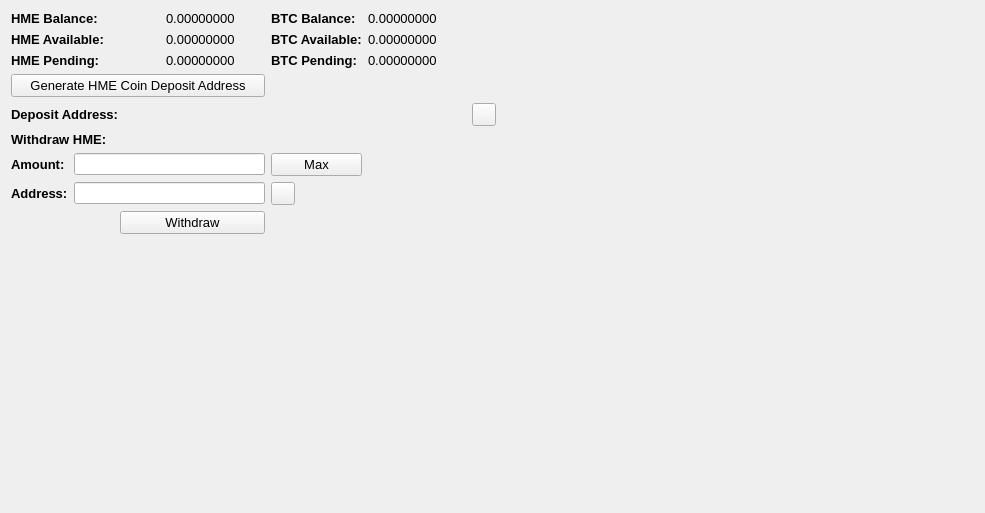
     <widget class="QWidget" name="BalanceTab">
      <attribute name="title">
       <string>Balance</string>
      </attribute>
      <layout class="QGridLayout" name="gridLayout_2">
       <item row="0" column="0" colspan="2">
        <widget class="QLabel" name="label_11">
         <property name="font">
          <font>
           <pointsize>10</pointsize>
           <weight>75</weight>
           <bold>true</bold>
          </font>
         </property>
         <property name="text">
          <string>HME Balance:</string>
         </property>
        </widget>
       </item>
       <item row="0" column="3">
        <widget class="QLabel" name="HAVBalanceLabel">
         <property name="font">
          <font>
           <pointsize>10</pointsize>
          </font>
         </property>
         <property name="text">
          <string>0.00000000</string>
         </property>
         <property name="textInteractionFlags">
          <set>Qt::LinksAccessibleByMouse|Qt::TextSelectableByMouse</set>
         </property>
        </widget>
       </item>
       <item row="0" column="4">
        <widget class="QLabel" name="label_12">
         <property name="font">
          <font>
           <pointsize>10</pointsize>
           <weight>75</weight>
           <bold>true</bold>
          </font>
         </property>
         <property name="text">
          <string>BTC Balance:</string>
         </property>
        </widget>
       </item>
       <item row="0" column="5">
        <widget class="QLabel" name="BitcoinBalanceLabel">
         <property name="font">
          <font>
           <pointsize>10</pointsize>
          </font>
         </property>
         <property name="text">
          <string>0.00000000</string>
         </property>
         <property name="textInteractionFlags">
          <set>Qt::LinksAccessibleByMouse|Qt::TextSelectableByMouse</set>
         </property>
        </widget>
       </item>
       <item row="0" column="7" rowspan="10">
        <spacer name="horizontalSpacer_4">
         <property name="orientation">
          <enum>Qt::Horizontal</enum>
         </property>
         <property name="sizeHint" stdset="0">
          <size>
           <width>478</width>
           <height>488</height>
          </size>
         </property>
        </spacer>
       </item>
       <item row="1" column="0" colspan="2">
        <widget class="QLabel" name="label_13">
         <property name="font">
          <font>
           <pointsize>10</pointsize>
           <weight>75</weight>
           <bold>true</bold>
          </font>
         </property>
         <property name="text">
          <string>HME Available:</string>
         </property>
        </widget>
       </item>
       <item row="1" column="3">
        <widget class="QLabel" name="HAVAvailableLabel_2">
         <property name="font">
          <font>
           <pointsize>10</pointsize>
          </font>
         </property>
         <property name="text">
          <string>0.00000000</string>
         </property>
         <property name="textInteractionFlags">
          <set>Qt::LinksAccessibleByMouse|Qt::TextSelectableByMouse</set>
         </property>
        </widget>
       </item>
       <item row="1" column="4">
        <widget class="QLabel" name="label_15">
         <property name="font">
          <font>
           <pointsize>10</pointsize>
           <weight>75</weight>
           <bold>true</bold>
          </font>
         </property>
         <property name="text">
          <string>BTC Available:</string>
         </property>
        </widget>
       </item>
       <item row="1" column="5">
        <widget class="QLabel" name="BitcoinAvailableLabel">
         <property name="font">
          <font>
           <pointsize>10</pointsize>
          </font>
         </property>
         <property name="text">
          <string>0.00000000</string>
         </property>
         <property name="textInteractionFlags">
          <set>Qt::LinksAccessibleByMouse|Qt::TextSelectableByMouse</set>
         </property>
        </widget>
       </item>
       <item row="2" column="0" colspan="2">
        <widget class="QLabel" name="label_14">
         <property name="font">
          <font>
           <pointsize>10</pointsize>
           <weight>75</weight>
           <bold>true</bold>
          </font>
         </property>
         <property name="text">
          <string>HME Pending:</string>
         </property>
        </widget>
       </item>
       <item row="2" column="3">
        <widget class="QLabel" name="HAVPendingLabel">
         <property name="font">
          <font>
           <pointsize>10</pointsize>
          </font>
         </property>
         <property name="text">
          <string>0.00000000</string>
         </property>
         <property name="textInteractionFlags">
          <set>Qt::LinksAccessibleByMouse|Qt::TextSelectableByMouse</set>
         </property>
        </widget>
       </item>
       <item row="2" column="4">
        <widget class="QLabel" name="label_31">
         <property name="font">
          <font>
           <pointsize>10</pointsize>
           <weight>75</weight>
           <bold>true</bold>
          </font>
         </property>
         <property name="text">
          <string>BTC Pending:</string>
         </property>
        </widget>
       </item>
       <item row="2" column="5">
        <widget class="QLabel" name="BitcoinPendingLabel">
         <property name="font">
          <font>
           <pointsize>10</pointsize>
          </font>
         </property>
         <property name="text">
          <string>0.00000000</string>
         </property>
         <property name="textInteractionFlags">
          <set>Qt::LinksAccessibleByMouse|Qt::TextSelectableByMouse</set>
         </property>
        </widget>
       </item>
       <item row="3" column="0" colspan="4">
        <widget class="QPushButton" name="GenDepositBTN">
         <property name="font">
          <font>
           <pointsize>10</pointsize>
          </font>
         </property>
         <property name="text">
          <string>Generate HME Coin Deposit Address</string>
         </property>
        </widget>
       </item>
       <item row="4" column="0" colspan="3">
        <widget class="QLabel" name="label_33">
         <property name="font">
          <font>
           <pointsize>10</pointsize>
           <weight>75</weight>
           <bold>true</bold>
          </font>
         </property>
         <property name="text">
          <string>Deposit Address:</string>
         </property>
        </widget>
       </item>
       <item row="4" column="3" colspan="3">
        <widget class="QLabel" name="DepositAddressLabel">
         <property name="minimumSize">
          <size>
           <width>300</width>
           <height>0</height>
          </size>
         </property>
         <property name="palette">
          <palette>
           <active>
            <colorrole role="WindowText">
             <brush brushstyle="SolidPattern">
              <color alpha="255">
               <red>0</red>
               <green>0</green>
               <blue>0</blue>
              </color>
             </brush>
            </colorrole>
            <colorrole role="Text">
             <brush brushstyle="SolidPattern">
              <color alpha="255">
               <red>0</red>
               <green>0</green>
               <blue>255</blue>
              </color>
             </brush>
            </colorrole>
           </active>
           <inactive>
            <colorrole role="WindowText">
             <brush brushstyle="SolidPattern">
              <color alpha="255">
               <red>0</red>
               <green>0</green>
               <blue>0</blue>
              </color>
             </brush>
            </colorrole>
            <colorrole role="Text">
             <brush brushstyle="SolidPattern">
              <color alpha="255">
               <red>0</red>
               <green>0</green>
               <blue>255</blue>
              </color>
             </brush>
            </colorrole>
           </inactive>
           <disabled>
            <colorrole role="WindowText">
             <brush brushstyle="SolidPattern">
              <color alpha="255">
               <red>120</red>
               <green>120</green>
               <blue>120</blue>
              </color>
             </brush>
            </colorrole>
            <colorrole role="Text">
             <brush brushstyle="SolidPattern">
              <color alpha="255">
               <red>120</red>
               <green>120</green>
               <blue>120</blue>
              </color>
             </brush>
            </colorrole>
           </disabled>
          </palette>
         </property>
         <property name="font">
          <font>
           <pointsize>10</pointsize>
           <weight>75</weight>
           <bold>true</bold>
          </font>
         </property>
         <property name="text">
          <string/>
         </property>
         <property name="alignment">
          <set>Qt::AlignRight|Qt::AlignTrailing|Qt::AlignVCenter</set>
         </property>
         <property name="textInteractionFlags">
          <set>Qt::LinksAccessibleByMouse|Qt::TextSelectableByKeyboard|Qt::TextSelectableByMouse</set>
         </property>
        </widget>
       </item>
       <item row="4" column="6">
        <widget class="QToolButton" name="DepositCopyButton">
         <property name="toolTip">
          <string>Copy to clipboard</string>
         </property>
         <property name="text">
          <string/>
         </property>
         <property name="icon">
          <iconset resource="../bitcoin.qrc">
           <normaloff>:/icons/editcopy</normaloff>:/icons/editcopy</iconset>
         </property>
         <property name="shortcut">
          <string>Alt+P</string>
         </property>
        </widget>
       </item>
       <item row="5" column="0" colspan="2">
        <widget class="QLabel" name="label_34">
         <property name="font">
          <font>
           <pointsize>10</pointsize>
           <weight>75</weight>
           <bold>true</bold>
          </font>
         </property>
         <property name="text">
          <string>Withdraw HME:</string>
         </property>
        </widget>
       </item>
       <item row="6" column="0">
        <widget class="QLabel" name="label_26">
         <property name="font">
          <font>
           <pointsize>10</pointsize>
           <weight>75</weight>
           <bold>true</bold>
          </font>
         </property>
         <property name="text">
          <string>Amount:</string>
         </property>
        </widget>
       </item>
       <item row="6" column="1" colspan="3">
        <widget class="QLineEdit" name="WithdrawUnitsInput">
         <property name="font">
          <font>
           <pointsize>9</pointsize>
           <weight>75</weight>
           <bold>true</bold>
          </font>
         </property>
         <property name="text">
          <string/>
         </property>
        </widget>
       </item>
       <item row="6" column="4">
        <widget class="QPushButton" name="Withdraw_Max_Amount">
         <property name="font">
          <font>
           <pointsize>10</pointsize>
          </font>
         </property>
         <property name="text">
          <string>Max</string>
         </property>
        </widget>
       </item>
       <item row="7" column="0">
        <widget class="QLabel" name="label_10">
         <property name="font">
          <font>
           <pointsize>10</pointsize>
           <weight>75</weight>
           <bold>true</bold>
          </font>
         </property>
         <property name="text">
          <string>Address:</string>
         </property>
        </widget>
       </item>
       <item row="7" column="1" colspan="3">
        <widget class="QLineEdit" name="WithdrawAddress">
         <property name="font">
          <font>
           <pointsize>9</pointsize>
           <weight>75</weight>
           <bold>true</bold>
          </font>
         </property>
        </widget>
       </item>
       <item row="7" column="4">
        <widget class="QToolButton" name="WithdrawPasteButton">
         <property name="toolTip">
          <string>Paste from clipboard</string>
         </property>
         <property name="text">
          <string/>
         </property>
         <property name="icon">
          <iconset resource="../bitcoin.qrc">
           <normaloff>:/icons/editpaste</normaloff>:/icons/editpaste</iconset>
         </property>
         <property name="shortcut">
          <string>Alt+P</string>
         </property>
        </widget>
       </item>
       <item row="8" column="2" colspan="2">
        <widget class="QPushButton" name="WithdrawUnitsBtn">
         <property name="font">
          <font>
           <pointsize>10</pointsize>
          </font>
         </property>
         <property name="text">
          <string>Withdraw</string>
         </property>
        </widget>
       </item>
       <item row="9" column="0" colspan="6">
        <spacer name="verticalSpacer">
         <property name="orientation">
          <enum>Qt::Vertical</enum>
         </property>
         <property name="sizeHint" stdset="0">
          <size>
           <width>428</width>
           <height>262</height>
          </size>
         </property>
        </spacer>
       </item>
      </layout>
      <zorder>label_31</zorder>
      <zorder>label_15</zorder>
      <zorder>label_12</zorder>
      <zorder>label_14</zorder>
      <zorder>label_13</zorder>
      <zorder>label_11</zorder>
      <zorder>BitcoinBalanceLabel</zorder>
      <zorder>HAVBalanceLabel</zorder>
      <zorder>HAVAvailableLabel_2</zorder>
      <zorder>HAVPendingLabel</zorder>
      <zorder>BitcoinAvailableLabel</zorder>
      <zorder>BitcoinPendingLabel</zorder>
      <zorder>label_33</zorder>
      <zorder>GenDepositBTN</zorder>
      <zorder>DepositAddressLabel</zorder>
      <zorder>Withdraw_Max_Amount</zorder>
      <zorder>label_34</zorder>
      <zorder>WithdrawUnitsInput</zorder>
      <zorder>label_10</zorder>
      <zorder>label_26</zorder>
      <zorder>WithdrawAddress</zorder>
      <zorder>WithdrawUnitsBtn</zorder>
      <zorder>horizontalSpacer_4</zorder>
      <zorder>verticalSpacer</zorder>
      <zorder>WithdrawPasteButton</zorder>
      <zorder>DepositCopyButton</zorder>
     </widget>
